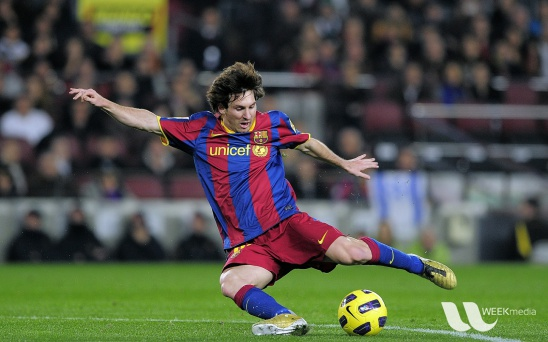
#> input picture LyndaOpenCv Exercises and Assignments/Chap2/messi5.jpg, 548 x 342 px
$ python ScalingRotation.py
#> lines starting #> are read from the running program, lines starting #| are printed output that depends on the picture
import numpy as np
from cv2 import cv2

img = cv2.imread('messi5.jpg',1)
#> img is the input picture: shape (342, 548, 3); mean B, G, R 72.4, 86, 82.2
cv2.imshow("Original",img)
############Scaling#############
#resize(img,absolute size for image/ (0,0) means no absolute size,fx=,fy= relative factos for changing each dim of image)
img_half = cv2.resize(img,(0,0),fx=0.5,fy=0.5)
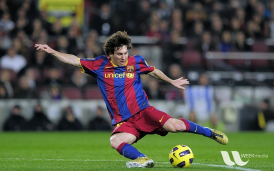
#> img_half: shape (171, 274, 3); mean B, G, R 72.5, 86.2, 82.3
img_stretch = cv2.resize(img,(300,300),interpolation=cv2.INTER_NEAREST)
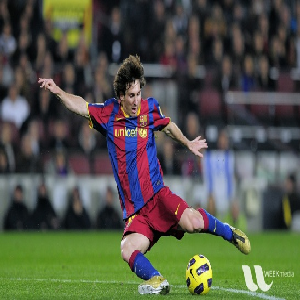
#> img_stretch: shape (300, 300, 3); mean B, G, R 72.3, 85.9, 82
img_shrink = cv2.resize(img,(100,100),interpolation=cv2.INTER_LINEAR)
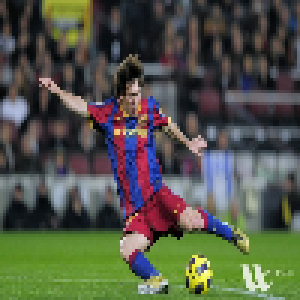
#> img_shrink: shape (100, 100, 3) (shown 3 times larger); mean B, G, R 72.2, 85.9, 81.9

cv2.imshow("Half",img_half)
cv2.imshow("Stretch",img_stretch)
cv2.imshow("Shrink",img_shrink)

##########Rotation#########
#Rotation is done by creting a transformation matrix
#getRotationMatrix2D(centre of rotation,angle, scale factor)
M = cv2.getRotationMatrix2D((0,0),-30,1) # (0,0) means top left corner
rotated=cv2.warpAffine(img,M,(img.shape[1],img.shape[0]))#apply transformation to img, args = (img, transformation, (w,h))
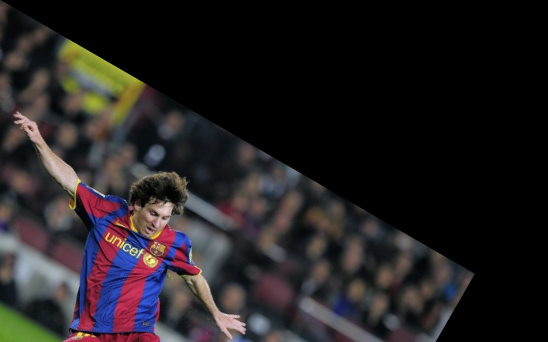
#> rotated: shape (342, 548, 3); mean B, G, R 34, 32.2, 36
cv2.imshow('Rotated',rotated)

cv2.waitKey(0)
cv2.destroyAllWindows()

$ run again, with LyndaOpenCv Exercises and Assignments/Chap2/Burano.jpg copied over LyndaOpenCv Exercises and Assignments/Chap2/messi5.jpg
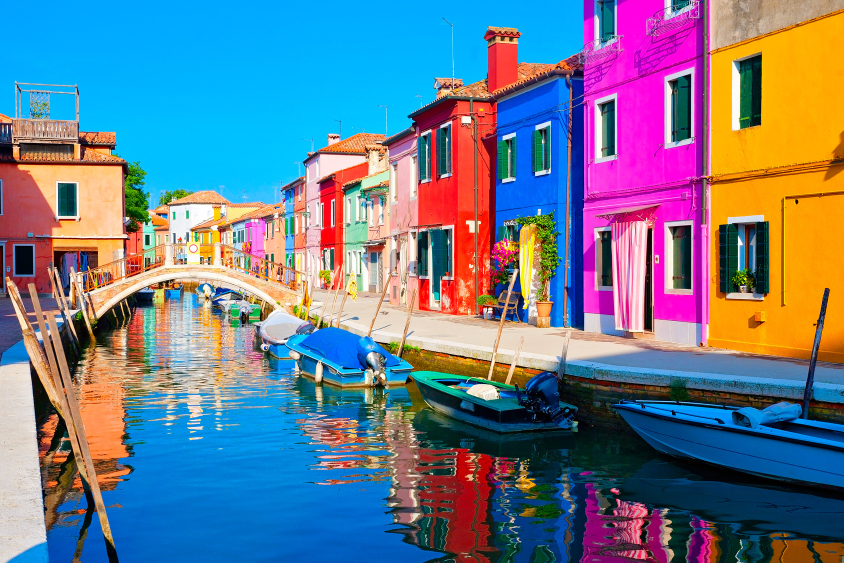
#> input picture LyndaOpenCv Exercises and Assignments/Chap2/Burano.jpg, 1688 x 1125 px (shown at 1/2 size)
#> img is the input picture: shape (1125, 1688, 3); mean B, G, R 140.7, 121.9, 108.5
#> `img_shrink = cv2.resize(img,(100,100),interpolation=cv2.INTER_LINEAR)`:
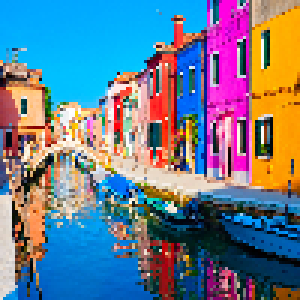
#> img_shrink: shape (100, 100, 3) (shown 3 times larger); mean B, G, R 140.6, 122.3, 108.8
#> `rotated=cv2.warpAffine(img,M,(img.shape[1],img.shape[0]))#apply transf..`:
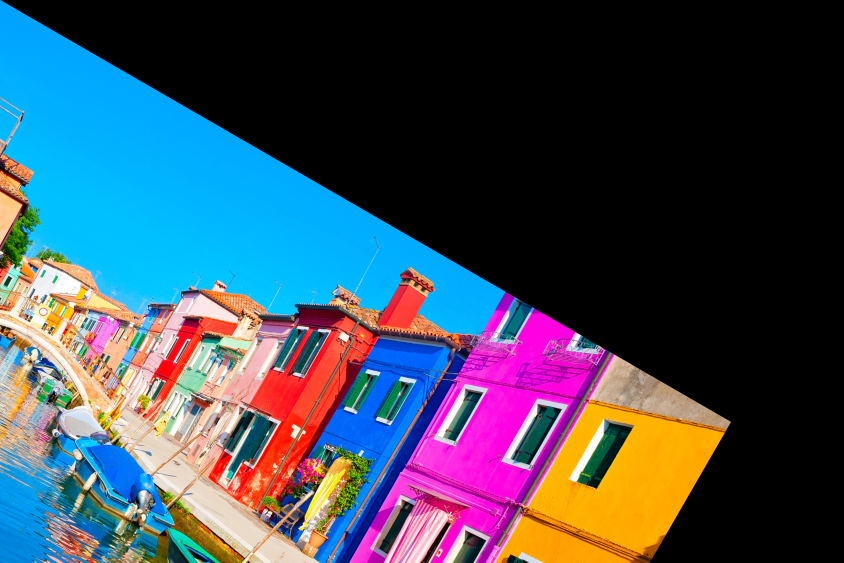
#> rotated: shape (1125, 1688, 3) (shown at 1/2 size); mean B, G, R 88.1, 74, 64.1

$ run again, with LyndaOpenCv Exercises and Assignments/Chap2/butterfly.jpg copied over LyndaOpenCv Exercises and Assignments/Chap2/messi5.jpg
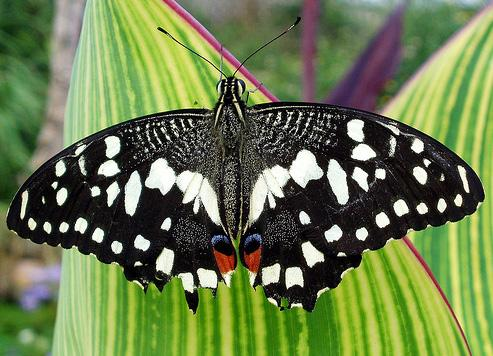
#> input picture LyndaOpenCv Exercises and Assignments/Chap2/butterfly.jpg, 493 x 356 px
#> img is the input picture: shape (356, 493, 3); mean B, G, R 77.2, 123.6, 107
#> `img_shrink = cv2.resize(img,(100,100),interpolation=cv2.INTER_LINEAR)`:
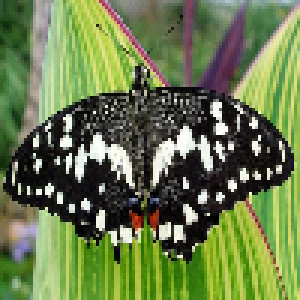
#> img_shrink: shape (100, 100, 3) (shown 3 times larger); mean B, G, R 77, 123.4, 106.8
#> `rotated=cv2.warpAffine(img,M,(img.shape[1],img.shape[0]))#apply transf..`:
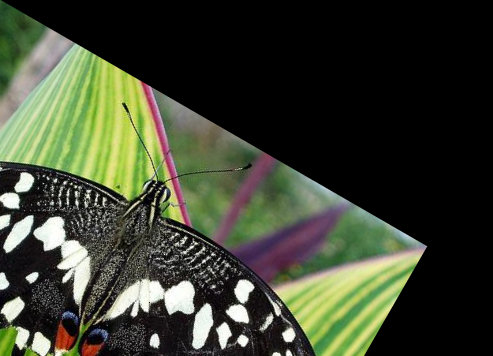
#> rotated: shape (356, 493, 3); mean B, G, R 48.7, 66, 60.8
